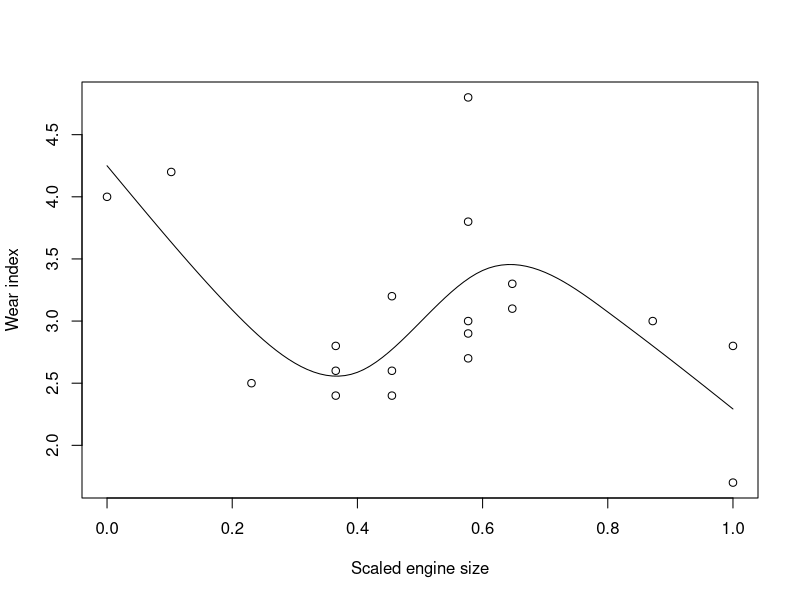

Source code (R):


# read in the data
size<-c(1.42,1.58,1.78,1.99,1.99,1.99,2.13,2.13,2.13,
        2.32,2.32,2.32,2.32,2.32,2.43,2.43,2.78,2.98,2.98)
wear<-c(4.0,4.2,2.5,2.6,2.8,2.4,3.2,2.4,2.6,4.8,2.9,
        3.8,3.0,2.7,3.1,3.3,3.0,2.8,1.7)
x<-size-min(size);
x<-x/max(x)
plot(x,wear,xlab="Scaled engine size",ylab="Wear index")

# write a function defining the cubic regression splines recursively after Wahba
rk <- function(x,z) # R(x,z) for cubic spline on [0,1]
{
  ((z-0.5)^2-1/12)*((x-0.5)^2-1/12)/4 -
  ((abs(x-z)-0.5)^4-(abs(x-z)-0.5)^2/2 + 7/240)/24
}

spl.X<-function(x,xk)
# set up model matrix for cubic penalized regression spline
{ q<-length(xk)+2 # number of parameters
  n<-length(x) # number of data
  X<-matrix(1,n,q) # initialized model matrix
  X[,2]<-x # set second column to x
  X[,3:q]<-outer(x,xk,FUN=rk) # and remaining to R(x,xk)
  X
}

xk<-1:4/5 # choose some knots
X<-spl.X(x,xk) # generate model matrix
mod.1<-lm(wear~X-1) # fit model
xp<-0:100/100 # x values for prediction
Xp<-spl.X(xp,xk) # prediction matrix
lines(xp,Xp%*%coef(mod.1)) # plot fitted spline

